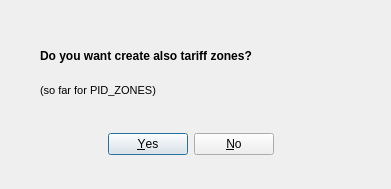
<?xml version="1.0" encoding="UTF-8"?>
<ui version="4.0">
 <class>Dialog</class>
 <widget class="QDialog" name="Dialog">
  <property name="geometry">
   <rect>
    <x>0</x>
    <y>0</y>
    <width>391</width>
    <height>189</height>
   </rect>
  </property>
  <property name="minimumSize">
   <size>
    <width>391</width>
    <height>189</height>
   </size>
  </property>
  <property name="maximumSize">
   <size>
    <width>391</width>
    <height>189</height>
   </size>
  </property>
  <property name="windowTitle">
   <string/>
  </property>
  <property name="statusTip">
   <string/>
  </property>
  <widget class="QLabel" name="label">
   <property name="geometry">
    <rect>
     <x>40</x>
     <y>30</y>
     <width>301</width>
     <height>51</height>
    </rect>
   </property>
   <property name="font">
    <font>
     <pointsize>9</pointsize>
     <weight>75</weight>
     <bold>true</bold>
    </font>
   </property>
   <property name="text">
    <string>Do you want create also tariff zones? </string>
   </property>
  </widget>
  <widget class="QLabel" name="label_2">
   <property name="geometry">
    <rect>
     <x>40</x>
     <y>80</y>
     <width>251</width>
     <height>21</height>
    </rect>
   </property>
   <property name="font">
    <font>
     <pointsize>8</pointsize>
     <weight>50</weight>
     <bold>false</bold>
    </font>
   </property>
   <property name="text">
    <string>(so far for PID_ZONES)</string>
   </property>
  </widget>
  <widget class="QDialogButtonBox" name="buttonBox">
   <property name="geometry">
    <rect>
     <x>40</x>
     <y>130</y>
     <width>301</width>
     <height>28</height>
    </rect>
   </property>
   <property name="accessibleName">
    <string/>
   </property>
   <property name="layoutDirection">
    <enum>Qt::LeftToRight</enum>
   </property>
   <property name="autoFillBackground">
    <bool>false</bool>
   </property>
   <property name="locale">
    <locale language="Czech" country="CzechRepublic"/>
   </property>
   <property name="orientation">
    <enum>Qt::Horizontal</enum>
   </property>
   <property name="standardButtons">
    <set>QDialogButtonBox::No|QDialogButtonBox::Yes</set>
   </property>
   <property name="centerButtons">
    <bool>true</bool>
   </property>
  </widget>
 </widget>
 <resources/>
 <connections/>
</ui>
